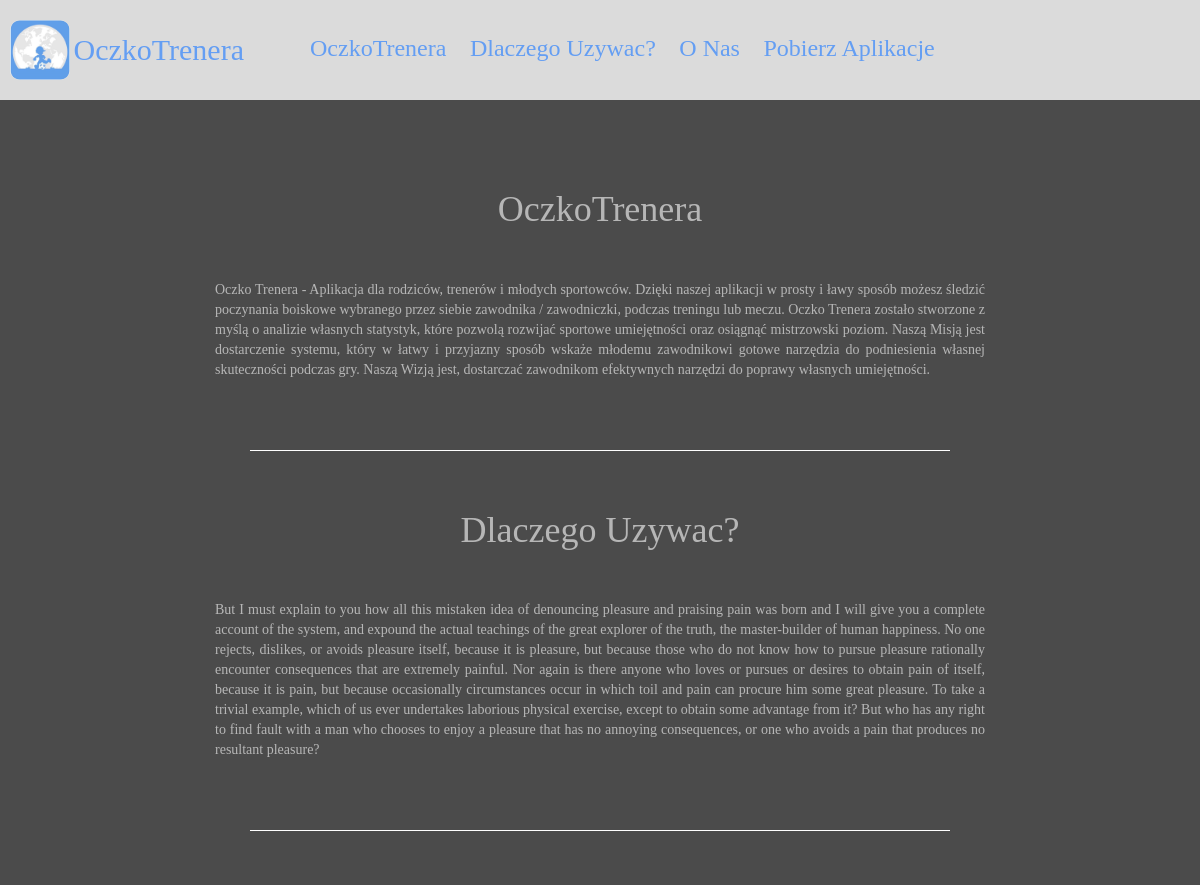
Before: / (upper part) with the older database file.
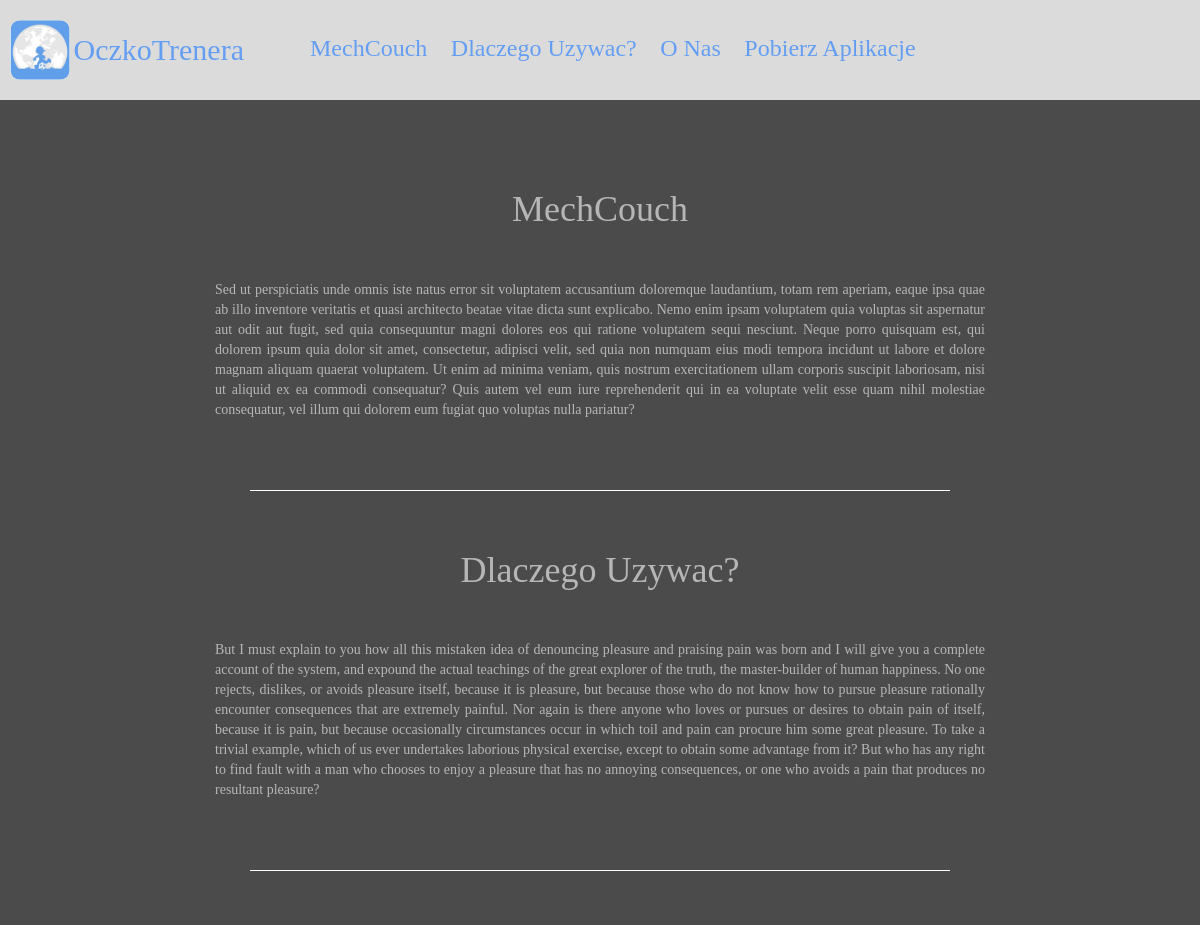
After: the same page with the newer database file.
### tables this page shows
create table description(
id int not null auto_increment,
title varchar(30),
content text,
photo varchar(50),
primary key(id));

### _header/menu.php (the view, shortened to what this page needs)
<header class="container-fluid myheader">
    <nav class="mynavbar row">
        <div class="logo" style="width: auto">
            <a href="index.php" style="text-decoration: none; color: #649EF3">
                <img id="logo" src="_photos/logo.jpg" alt="logo">
                <h4>OczkoTrenera</h4></a>
        </div>
        <div class="mymenu">
            <ul>
                <?php
                $result = $db->query("select id, title, photo from description;");
                if ($result->rowCount()) {
                    while ($data = $result->fetch()) {
                        ?>
                        <li class="d-inline-block"><a class="nav-link <?php echo $data['id'] ?>" href="#" onclick="slidedown('<?php echo $data['id'] ?>')"><h3 class="menu_bigger"><?php echo $data['title']; ?></h3><h3 class="menu_smaller"><?php echo $data['photo'] ?></h3></a></li>
                                    <?php
                                }
                            }
                            ?>
            </ul>
        </div>
    </nav>
</header>

### index.php (shortened to what this page needs)
<?php
require_once 'connect_db.php';
?>
<!DOCTYPE html>
<html>
    <head>
        <link rel="stylesheet" href="https://code.jquery.com/ui/1.12.1/themes/smoothness/jquery-ui.css">
        <?php require 'links_head.php'; ?>
    </head>
    <body>
        <div id="mybody">
            <?php require '_header/menu.php'; ?>
            <?php require '_content/content.php'; ?>
            <?php require 'links_end.php'; ?>
        </div>
    </body>
</html>

### links_head.php
<link href="css_main.css" rel="stylesheet" type="text/css">
<link href="_header/css_menu.css" rel="stylesheet" type="text/css">
<link href="_footer/css_footer.css" rel="stylesheet" type="text/css">
<link href="_content/css_content.css" rel="stylesheet" type="text/css">
<link href="_external/css/bootstrap.min.css" rel="stylesheet" type="text/css">
<link rel="stylesheet" href="https://code.jquery.com/ui/1.12.1/themes/smoothness/jquery-ui.css">

### _content/content.php (shortened to what this page needs)
<div class="content container-fluid pt-5">
    <div class="row">
        <?php
        $result = $db->query("select id, title, content from description");
        if ($result->rowCount()) {
            while ($data = $result->fetch()) {
                ?>
                <div id="<?php echo $data['id'] ?>" class = "col-md-8 ml-auto mr-auto description">
                    <h1><?php echo $data['title'] ?></h1>
                    <p><?php echo $data['content'] ?></p>
                </div>
                <div class="hdivider col-11 col-md-7 m-auto">
                </div>
                <?php
            }
        }
        ?>
    </div>
</div>

### links_end.php (shortened to what this page needs)
<link rel="stylesheet" href="https://maxcdn.bootstrapcdn.com/bootstrap/3.4.0/css/bootstrap.min.css">

### css_main.css (style rules this page uses)
body { background-image: url('_photos/logo1.jpg'); background-repeat: no-repeat; background-attachment: fixed; background-position: center; }
#mybody { font-family: "Comic Sans MS"; margin: 0px; padding: 0px; background-color: rgba(30, 30, 30, 0.8); }
.content { color: rgba(255,255,255,0.6); }
a { color: black; text-decoration: none; text-shadow: none; }

### _header/css_menu.css (style rules this page uses)
.myheader { position: -webkit-sticky; position: sticky; top: 0; background-color: rgba(255, 255,255, 0.8); height: auto; z-index: 1; }
ul { list-style-type: none; margin: 0; margin-left: auto; padding: 0px; }
nav a { color: #649EF3; text-decoration: none; text-transform: capitalize; }
header h3,header h4 { margin: 0px; padding: 0px; display: inline; vertical-align: middle; }
.logo { padding-left: 10px; margin-right: auto; }
.mymenu { width: 75%; }
@media only screen and (min-width: 1100px) { .mymenu { padding-top: 10px; } }
@media only screen and (min-width: 1100px) { .myheader { padding: 20px 5px 20px 5px; } }
@media only screen and (min-width: 1100px) { .logo img { border-radius: 10px; width: 60px; height: 60px; } }
@media only screen and (min-width: 1100px) { .logo h4 { font-size: 30px; } }
@media only screen and (min-width: 1100px) { .menu_bigger { display: block; } }

### _content/css_content.css (style rules this page uses)
.description { text-align: justify; text-justify: inter-word; padding: 5vw; min-height: 40vw; }
.description h1 { padding: 0px; margin: 0px; padding-bottom: 50px; text-align: center; text-transform: capitalize; }
.hdivider { border-bottom: white solid 1px; }

Changed rows visible on the page:
changed description: title "OczkoTrenera" → "MechCouch"; content "Oczko Trenera - Aplikacja dla rodziców, trenerów i młodych sportowców. Dzięki naszej aplikacji w prosty i ławy sposób możesz śledzić poczynania boiskowe wybranego przez siebie zawodnika / zawodniczki, podczas treningu lub meczu. Oczko Trenera zostało stworzone z myślą o analizie własnych statystyk, które pozwolą rozwijać sportowe umiejętności oraz osiągnąć mistrzowski poziom. Naszą Misją jest dostarczenie systemu, który w łatwy i przyjazny sposób wskaże młodemu zawodnikowi gotowe narzędzia do podniesienia własnej skuteczności podczas gry. Naszą Wizją jest, dostarczać zawodnikom efektywnych narzędzi do poprawy własnych umiejętności." → "Sed ut perspiciatis unde omnis iste natus error sit voluptatem accusantium doloremque laudantium, totam rem aperiam, eaque ipsa quae ab illo inventore veritatis et quasi architecto beatae vitae dicta sunt explicabo. Nemo enim ipsam voluptatem quia voluptas sit aspernatur aut odit aut fugit, sed quia consequuntur magni dolores eos qui ratione voluptatem sequi nesciunt. Neque porro quisquam est, qui dolorem ipsum quia dolor sit amet, consectetur, adipisci velit, sed quia non numquam eius modi tempora incidunt ut labore et dolore magnam aliquam quaerat voluptatem. Ut enim ad minima veniam, quis nostrum exercitationem ullam corporis suscipit laboriosam, nisi ut aliquid ex ea commodi…"
